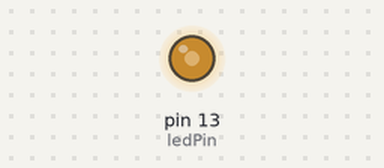
Bench run of a sketch on a simulated Arduino Uno, built with avr-gcc and run on an emulated ATmega328P. On the bench: output pins drawn as LEDs (lit = HIGH).

Above: at 0.1 s.
Timing chart, 0 to 1.6 s (numbered marks = the images above):
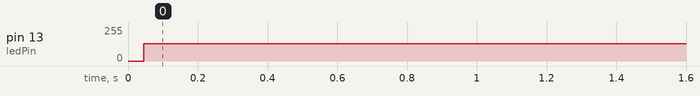

Measured:
- by itself, pin 13 (ledPin): 0/255 → 130/255 at 0.05 s

The sketch:

siren_up_down_no_delay.ino
```cpp
// constants won't change. Used here to set a pin number:
const int ledPin =  LED_BUILTIN;// the number of the LED pin

// Variables will change:
int ledState = LOW;             // ledState used to set the LED

// Generally, you should use "unsigned long" for variables that hold time
// The value will quickly become too large for an int to store
unsigned long previousMillis = 0;        // will store last time LED was updated

// constants won't change:
long interval = 1000;           // interval at which to blink (milliseconds)

int d;
void setup() {
  // set the digital pin as output:
  d = -1;
  pinMode(ledPin, OUTPUT);
}

void loop() {

  // check to see if it's time to blink the LED; that is, if the difference
  // between the current time and last time you blinked the LED is bigger than
  // the interval at which you want to blink the LED.
  unsigned long currentMillis = micros();

  if (currentMillis - previousMillis >= interval) {
    // save the last time you blinked the LED
    previousMillis = currentMillis;

    // if the LED is off turn it on and vice-versa:
    if (ledState == LOW) {
      ledState = HIGH;
    } else {
      ledState = LOW;
    }

    // set the LED with the ledState of the variable:
    digitalWrite(ledPin, ledState);
    interval = interval+d;
    if (interval == 0 || interval == 1000) d = -d;
  }
}
```
